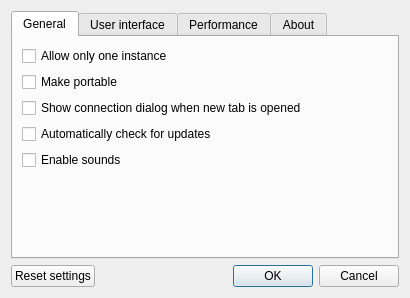
<?xml version="1.0" encoding="UTF-8"?>
<ui version="4.0">
 <class>SettingsDialog</class>
 <widget class="QDialog" name="SettingsDialog">
  <property name="geometry">
   <rect>
    <x>0</x>
    <y>0</y>
    <width>410</width>
    <height>298</height>
   </rect>
  </property>
  <property name="windowTitle">
   <string>Settings</string>
  </property>
  <layout class="QVBoxLayout" name="verticalLayout">
   <item>
    <widget class="QTabWidget" name="tabWidget">
     <property name="currentIndex">
      <number>0</number>
     </property>
     <widget class="QWidget" name="tab">
      <attribute name="title">
       <string>General</string>
      </attribute>
      <layout class="QVBoxLayout" name="verticalLayout_5">
       <item>
        <widget class="QCheckBox" name="instanceBox">
         <property name="toolTip">
          <string>When you try to open application again, only new window will be created. </string>
         </property>
         <property name="text">
          <string>Allow only one instance</string>
         </property>
        </widget>
       </item>
       <item>
        <widget class="QCheckBox" name="portableBox">
         <property name="toolTip">
          <string>Make application portable - save all settings and session files into same directory as the binary.
Handy for USB flash drives.</string>
         </property>
         <property name="text">
          <string>Make portable</string>
         </property>
        </widget>
       </item>
       <item>
        <widget class="QCheckBox" name="connDlgBox">
         <property name="text">
          <string>Show connection dialog when new tab is opened</string>
         </property>
        </widget>
       </item>
       <item>
        <widget class="QCheckBox" name="updateBox">
         <property name="text">
          <string>Automatically check for updates</string>
         </property>
        </widget>
       </item>
       <item>
        <widget class="QCheckBox" name="soundsBox">
         <property name="text">
          <string>Enable sounds</string>
         </property>
        </widget>
       </item>
       <item>
        <spacer name="verticalSpacer_7">
         <property name="orientation">
          <enum>Qt::Vertical</enum>
         </property>
         <property name="sizeHint" stdset="0">
          <size>
           <width>20</width>
           <height>151</height>
          </size>
         </property>
        </spacer>
       </item>
      </layout>
      <zorder>portableBox</zorder>
      <zorder>instanceBox</zorder>
      <zorder>connDlgBox</zorder>
      <zorder>updateBox</zorder>
      <zorder>soundsBox</zorder>
     </widget>
     <widget class="QWidget" name="tab_4">
      <attribute name="title">
       <string>User interface</string>
      </attribute>
      <layout class="QVBoxLayout" name="verticalLayout_4">
       <item>
        <widget class="QGroupBox" name="groupBox">
         <property name="title">
          <string>Language</string>
         </property>
         <layout class="QVBoxLayout" name="verticalLayout_2">
          <item>
           <layout class="QHBoxLayout" name="horizontalLayout" stretch="1,0">
            <item>
             <widget class="QLabel" name="label">
              <property name="text">
               <string>Choose language:</string>
              </property>
             </widget>
            </item>
            <item>
             <widget class="QComboBox" name="langBox">
              <property name="sizeAdjustPolicy">
               <enum>QComboBox::AdjustToContents</enum>
              </property>
             </widget>
            </item>
           </layout>
          </item>
          <item>
           <widget class="QLabel" name="label_2">
            <property name="text">
             <string>Note: you need to restart Lorris for this change to take effect</string>
            </property>
            <property name="textFormat">
             <enum>Qt::AutoText</enum>
            </property>
            <property name="scaledContents">
             <bool>false</bool>
            </property>
            <property name="wordWrap">
             <bool>true</bool>
            </property>
           </widget>
          </item>
          <item>
           <spacer name="verticalSpacer_5">
            <property name="orientation">
             <enum>Qt::Vertical</enum>
            </property>
            <property name="sizeType">
             <enum>QSizePolicy::MinimumExpanding</enum>
            </property>
            <property name="sizeHint" stdset="0">
             <size>
              <width>20</width>
              <height>0</height>
             </size>
            </property>
           </spacer>
          </item>
         </layout>
        </widget>
       </item>
       <item>
        <widget class="QGroupBox" name="groupBox_2">
         <property name="title">
          <string>Font</string>
         </property>
         <layout class="QVBoxLayout" name="verticalLayout_3">
          <item>
           <spacer name="verticalSpacer_10">
            <property name="orientation">
             <enum>Qt::Vertical</enum>
            </property>
            <property name="sizeType">
             <enum>QSizePolicy::MinimumExpanding</enum>
            </property>
            <property name="sizeHint" stdset="0">
             <size>
              <width>20</width>
              <height>0</height>
             </size>
            </property>
           </spacer>
          </item>
          <item>
           <layout class="QHBoxLayout" name="horizontalLayout_2" stretch="1,0">
            <item>
             <widget class="QFontComboBox" name="fontBox"/>
            </item>
            <item>
             <widget class="QSpinBox" name="sizeBox"/>
            </item>
           </layout>
          </item>
          <item>
           <widget class="QLabel" name="label_3">
            <property name="text">
             <string>Set font for whole application</string>
            </property>
            <property name="alignment">
             <set>Qt::AlignCenter</set>
            </property>
            <property name="wordWrap">
             <bool>true</bool>
            </property>
           </widget>
          </item>
          <item>
           <spacer name="verticalSpacer_4">
            <property name="orientation">
             <enum>Qt::Vertical</enum>
            </property>
            <property name="sizeType">
             <enum>QSizePolicy::MinimumExpanding</enum>
            </property>
            <property name="sizeHint" stdset="0">
             <size>
              <width>20</width>
              <height>0</height>
             </size>
            </property>
           </spacer>
          </item>
         </layout>
        </widget>
       </item>
      </layout>
     </widget>
     <widget class="QWidget" name="tab_3">
      <attribute name="title">
       <string>Performance</string>
      </attribute>
      <layout class="QVBoxLayout" name="verticalLayout_7">
       <item>
        <widget class="QGroupBox" name="groupBox_5">
         <property name="title">
          <string>Visual</string>
         </property>
         <layout class="QVBoxLayout" name="verticalLayout_8">
          <item>
           <widget class="QCheckBox" name="scaleBox">
            <property name="toolTip">
             <string>Use smooth scaling (better quality, but slower) for previews in Analyzer and ctrl+tab preview</string>
            </property>
            <property name="text">
             <string>Smooth scaling of previews</string>
            </property>
           </widget>
          </item>
         </layout>
        </widget>
       </item>
       <item>
        <widget class="QGroupBox" name="groupBox_6">
         <property name="title">
          <string>Data files</string>
         </property>
         <layout class="QVBoxLayout" name="verticalLayout_9">
          <item>
           <layout class="QHBoxLayout" name="horizontalLayout_6">
            <item>
             <widget class="QLabel" name="label_8">
              <property name="toolTip">
               <string>When saving compressed data files, data will be split to X mb blocks so that compression uses less memory.</string>
              </property>
              <property name="text">
               <string>Compress block size: </string>
              </property>
             </widget>
            </item>
            <item>
             <widget class="QSpinBox" name="cmprBlock">
              <property name="toolTip">
               <string>When saving compressed data files, data will be split to X mb blocks so that compression uses less memory.</string>
              </property>
              <property name="suffix">
               <string> MB</string>
              </property>
              <property name="minimum">
               <number>1</number>
              </property>
              <property name="maximum">
               <number>2048</number>
              </property>
             </widget>
            </item>
            <item>
             <spacer name="horizontalSpacer_7">
              <property name="orientation">
               <enum>Qt::Horizontal</enum>
              </property>
              <property name="sizeHint" stdset="0">
               <size>
                <width>40</width>
                <height>20</height>
               </size>
              </property>
             </spacer>
            </item>
           </layout>
          </item>
         </layout>
        </widget>
       </item>
       <item>
        <spacer name="verticalSpacer_11">
         <property name="orientation">
          <enum>Qt::Vertical</enum>
         </property>
         <property name="sizeHint" stdset="0">
          <size>
           <width>20</width>
           <height>40</height>
          </size>
         </property>
        </spacer>
       </item>
      </layout>
     </widget>
     <widget class="QWidget" name="tab_2">
      <attribute name="title">
       <string>About</string>
      </attribute>
      <layout class="QVBoxLayout" name="verticalLayout_6">
       <item>
        <spacer name="verticalSpacer">
         <property name="orientation">
          <enum>Qt::Vertical</enum>
         </property>
         <property name="sizeHint" stdset="0">
          <size>
           <width>20</width>
           <height>13</height>
          </size>
         </property>
        </spacer>
       </item>
       <item>
        <widget class="QLabel" name="label_6">
         <property name="font">
          <font>
           <pointsize>21</pointsize>
           <weight>75</weight>
           <bold>true</bold>
          </font>
         </property>
         <property name="text">
          <string>Lorris</string>
         </property>
         <property name="alignment">
          <set>Qt::AlignCenter</set>
         </property>
        </widget>
       </item>
       <item>
        <widget class="QLabel" name="versionLabel">
         <property name="text">
          <string notr="true">&lt;Version here&gt;</string>
         </property>
         <property name="alignment">
          <set>Qt::AlignCenter</set>
         </property>
        </widget>
       </item>
       <item>
        <spacer name="verticalSpacer_8">
         <property name="orientation">
          <enum>Qt::Vertical</enum>
         </property>
         <property name="sizeType">
          <enum>QSizePolicy::Fixed</enum>
         </property>
         <property name="sizeHint" stdset="0">
          <size>
           <width>20</width>
           <height>10</height>
          </size>
         </property>
        </spacer>
       </item>
       <item>
        <widget class="QLabel" name="label_7">
         <property name="text">
          <string>&lt;!DOCTYPE HTML PUBLIC &quot;-//W3C//DTD HTML 4.0//EN&quot; &quot;http://www.w3.org/TR/REC-html40/strict.dtd&quot;&gt;
&lt;html&gt;&lt;head&gt;&lt;meta name=&quot;qrichtext&quot; content=&quot;1&quot; /&gt;&lt;style type=&quot;text/css&quot;&gt;
p, li { white-space: pre-wrap; }
&lt;/style&gt;&lt;/head&gt;&lt;body style=&quot; font-family:'DejaVu Sans'; font-size:9pt; font-weight:400; font-style:normal;&quot;&gt;
&lt;p style=&quot; margin-top:0px; margin-bottom:0px; margin-left:0px; margin-right:0px; -qt-block-indent:0; text-indent:0px;&quot;&gt;Homepage: &lt;a href=&quot;http://tasssadar.github.com/Lorris&quot;&gt;&lt;span style=&quot; text-decoration: underline; color:#0057ae;&quot;&gt;http://tasssadar.github.com/Lorris&lt;/span&gt;&lt;/a&gt;&lt;/p&gt;
&lt;p style=&quot; margin-top:0px; margin-bottom:0px; margin-left:0px; margin-right:0px; -qt-block-indent:0; text-indent:0px;&quot;&gt;Repository: &lt;a href=&quot;https://github.com/Tasssadar/Lorris&quot;&gt;&lt;span style=&quot; text-decoration: underline; color:#0057ae;&quot;&gt;https://github.com/Tasssadar/Lorris&lt;/span&gt;&lt;/a&gt;&lt;/p&gt;
&lt;p style=&quot;-qt-paragraph-type:empty; margin-top:0px; margin-bottom:0px; margin-left:0px; margin-right:0px; -qt-block-indent:0; text-indent:0px; text-decoration: underline; color:#0057ae;&quot;&gt;&lt;/p&gt;
&lt;p style=&quot; margin-top:0px; margin-bottom:0px; margin-left:0px; margin-right:0px; -qt-block-indent:0; text-indent:0px;&quot;&gt;This application is licensed under GNU GPLv3.&lt;/p&gt;&lt;/body&gt;&lt;/html&gt;</string>
         </property>
         <property name="alignment">
          <set>Qt::AlignCenter</set>
         </property>
         <property name="openExternalLinks">
          <bool>true</bool>
         </property>
         <property name="textInteractionFlags">
          <set>Qt::LinksAccessibleByKeyboard|Qt::LinksAccessibleByMouse|Qt::TextBrowserInteraction|Qt::TextSelectableByKeyboard|Qt::TextSelectableByMouse</set>
         </property>
        </widget>
       </item>
       <item>
        <spacer name="verticalSpacer_3">
         <property name="orientation">
          <enum>Qt::Vertical</enum>
         </property>
         <property name="sizeType">
          <enum>QSizePolicy::Fixed</enum>
         </property>
         <property name="sizeHint" stdset="0">
          <size>
           <width>19</width>
           <height>20</height>
          </size>
         </property>
        </spacer>
       </item>
       <item>
        <layout class="QHBoxLayout" name="horizontalLayout_5">
         <item>
          <spacer name="horizontalSpacer_6">
           <property name="orientation">
            <enum>Qt::Horizontal</enum>
           </property>
           <property name="sizeHint" stdset="0">
            <size>
             <width>40</width>
             <height>20</height>
            </size>
           </property>
          </spacer>
         </item>
         <item>
          <widget class="QPushButton" name="updateBtn">
           <property name="sizePolicy">
            <sizepolicy hsizetype="Fixed" vsizetype="Fixed">
             <horstretch>0</horstretch>
             <verstretch>0</verstretch>
            </sizepolicy>
           </property>
           <property name="text">
            <string>Check for update</string>
           </property>
          </widget>
         </item>
         <item>
          <spacer name="horizontalSpacer_5">
           <property name="orientation">
            <enum>Qt::Horizontal</enum>
           </property>
           <property name="sizeHint" stdset="0">
            <size>
             <width>40</width>
             <height>20</height>
            </size>
           </property>
          </spacer>
         </item>
        </layout>
       </item>
       <item>
        <spacer name="verticalSpacer_2">
         <property name="orientation">
          <enum>Qt::Vertical</enum>
         </property>
         <property name="sizeHint" stdset="0">
          <size>
           <width>20</width>
           <height>52</height>
          </size>
         </property>
        </spacer>
       </item>
      </layout>
     </widget>
    </widget>
   </item>
   <item>
    <layout class="QHBoxLayout" name="horizontalLayout_7">
     <item>
      <widget class="QPushButton" name="resetBtn">
       <property name="sizePolicy">
        <sizepolicy hsizetype="Fixed" vsizetype="Fixed">
         <horstretch>0</horstretch>
         <verstretch>0</verstretch>
        </sizepolicy>
       </property>
       <property name="toolTip">
        <string>Resets all settings to their default values.</string>
       </property>
       <property name="text">
        <string>Reset settings</string>
       </property>
      </widget>
     </item>
     <item>
      <widget class="QDialogButtonBox" name="buttonBox">
       <property name="orientation">
        <enum>Qt::Horizontal</enum>
       </property>
       <property name="standardButtons">
        <set>QDialogButtonBox::Cancel|QDialogButtonBox::Ok</set>
       </property>
      </widget>
     </item>
    </layout>
   </item>
  </layout>
 </widget>
 <resources/>
 <connections>
  <connection>
   <sender>buttonBox</sender>
   <signal>accepted()</signal>
   <receiver>SettingsDialog</receiver>
   <slot>accept()</slot>
   <hints>
    <hint type="sourcelabel">
     <x>248</x>
     <y>254</y>
    </hint>
    <hint type="destinationlabel">
     <x>157</x>
     <y>274</y>
    </hint>
   </hints>
  </connection>
  <connection>
   <sender>buttonBox</sender>
   <signal>rejected()</signal>
   <receiver>SettingsDialog</receiver>
   <slot>reject()</slot>
   <hints>
    <hint type="sourcelabel">
     <x>316</x>
     <y>260</y>
    </hint>
    <hint type="destinationlabel">
     <x>286</x>
     <y>274</y>
    </hint>
   </hints>
  </connection>
 </connections>
</ui>
